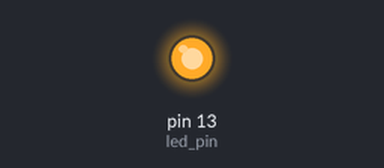
A sketch run on a simulated Arduino Uno, built with avr-gcc and run on an emulated ATmega328P. Shown: output pins drawn as LEDs (lit = HIGH).

Above: at 1.0 s.
At 3.0 s:
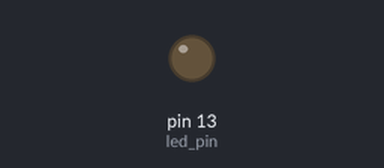
Timing chart, 0 to 5.2 s (numbered marks = the images above):
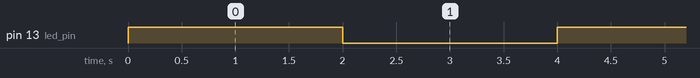

Measured:
- by itself, pin 13 (led_pin): alternates HIGH for 2.0 s and LOW for 2.0 s

The sketch:

led_01.ino
```cpp
int led_pin = 13;

void setup(){
  pinMode(led_pin, OUTPUT);
}

void loop(){
  digitalWrite(led_pin,HIGH);
  delay(2000);
  digitalWrite(led_pin,LOW);
  delay(2000);
}
```
